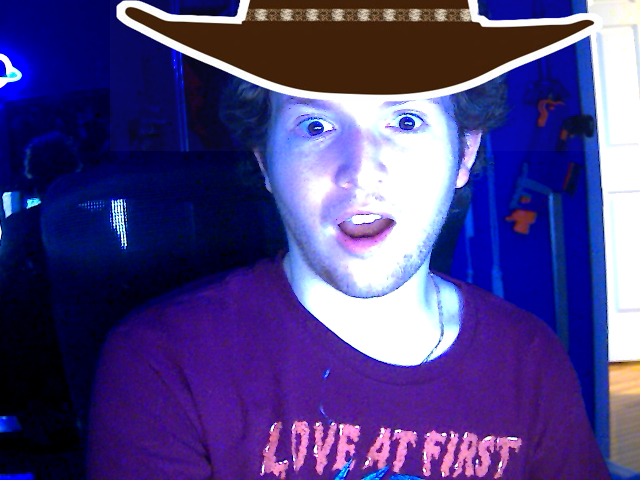
#> input picture Pictures/feed.png, 640 x 480 px
$ python -i cowboyHat.py   (imports and definitions only)
#> lines starting #> are read from the running program, lines starting #| are printed output that depends on the picture; after the words box and inside, x2 and y2 are one past the last pixel; in counts of white or black regions, pixels touching at a corner belong together
import cv2
import numpy as np
from PIL import Image

def faceDetect():
    faceCascade = cv2.CascadeClassifier('Pictures/haarcascade_frontalface_default.xml')
    img = cv2.imread('Pictures/feed.png')
#> img is the input picture: shape (480, 640, 3); mean B, G, R 130.1, 63.5, 75.9
    imgGray = cv2.cvtColor(img,cv2.COLOR_BGR2GRAY)
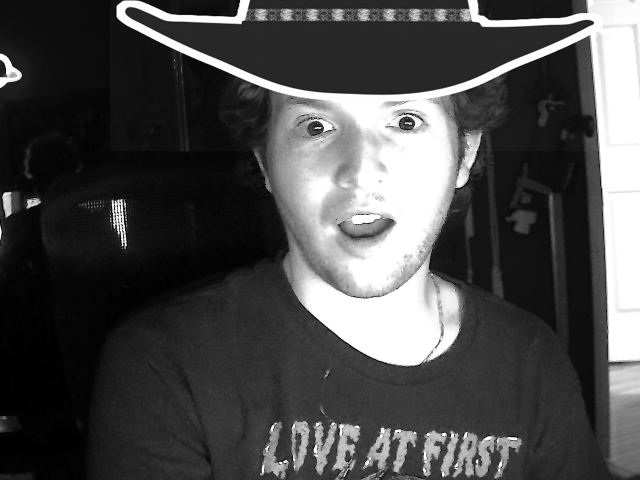
#> imgGray: shape (480, 640); min 0, max 255, mean 74.8
    try:
        faces = faceCascade.detectMultiScale(imgGray,1.5,4)
#> faces = [[228, 21, 273, 273]]
        for (x,y,w,h) in faces:
            cv2.rectangle(img,(x,y),(x+w,y+h),(255,0,0),2)
#> this loop made 1 pass
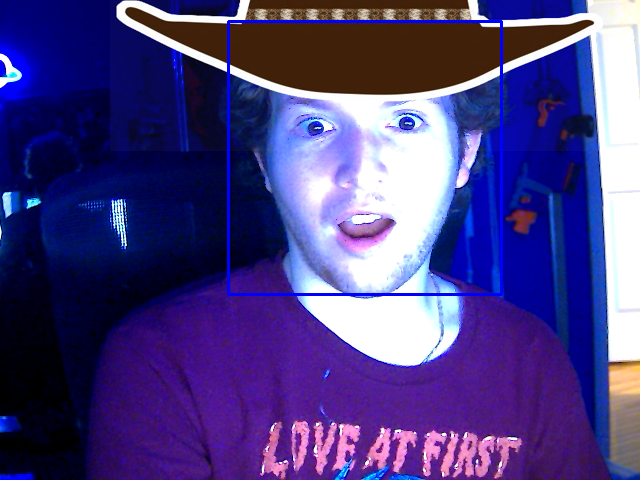
#> img: shape (480, 640, 3); 1.07% of pixels changed, all inside (x1, y1, x2, y2) = (227, 20, 503, 296)

    #the following returns the X and Y values which we will use to place the hat on the figure (Stored in a Numpy Array)
        fx = faces [0,0]
#> fx = 228
        fy = faces [0,1]
#> fy = 21
        return [fx, fy]
    except TypeError:
        #this will only run if there is no face found with OpenCV
        print("ERROR: FACE NOT FOUND")
        return [1000,1000]


def addCowboyHat():
    # Opening the primary image (used in background)
    headVals = faceDetect()
#> headVals = [228, 21]
    img1 = Image.open(r"Pictures/feed.png")

    #We must now tweak headVals
    headVals[0] -= 115
    headVals[1] -= 170

    # Opening the secondary image (overlay image)
    img2 = Image.open(r"Pictures/Cowboy-hat.jpg")
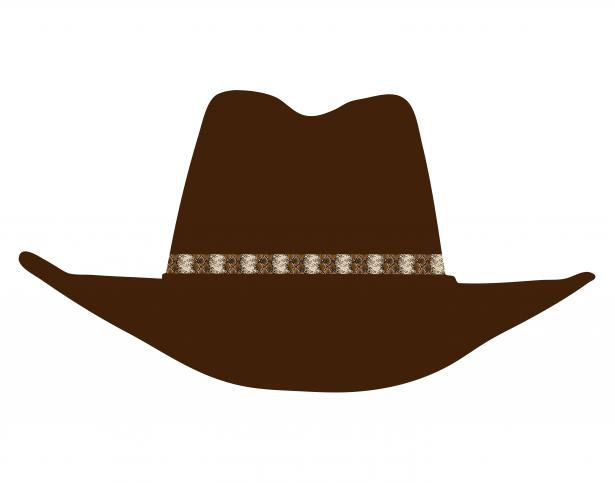
#> input picture Pictures/Cowboy-hat.jpg, 615 x 483 px
#> img2 is the input picture: PIL image 615x483 RGB; mean R, G, B 201.1, 192.1, 185.4
    img2 = img2.resize((500,300))
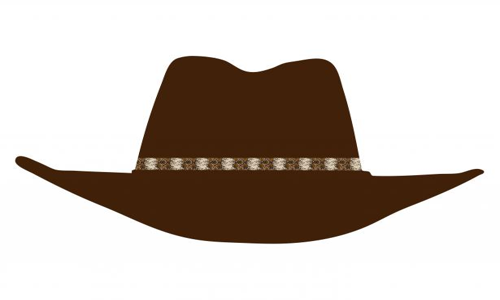
#> img2: PIL image 500x300 RGB; mean R, G, B 201.1, 192.1, 185.4
    transpColor = Image.open(r"Pictures/Cowboy-hat-mask.jpg")
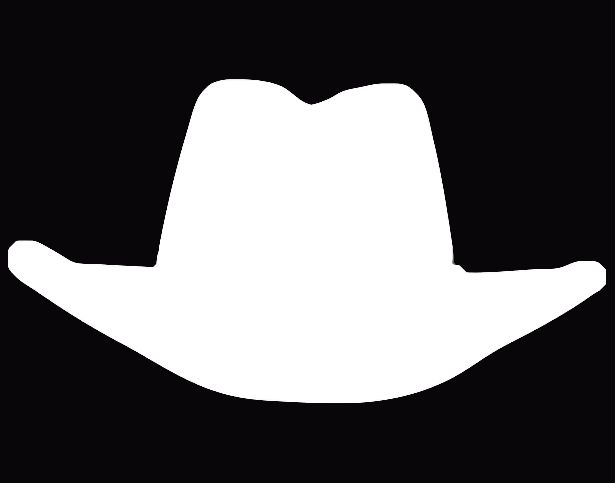
#> input picture Pictures/Cowboy-hat-mask.jpg, 615 x 483 px
#> transpColor is the input picture: PIL image 615x483 RGB; mean R, G, B 94.5, 93.2, 95.2
    transpColor = transpColor.resize((500,300))
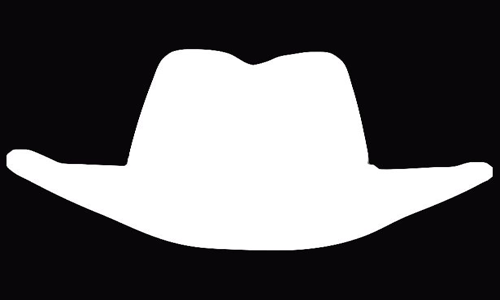
#> transpColor: PIL image 500x300 RGB; mean R, G, B 94.5, 93.2, 95.2

    #then you mast add the alpha channel
    transpColor = transpColor.convert('L')  # greyscale
#> transpColor: PIL image 500x300 L
    img2.putalpha(transpColor)
#> img2: PIL image 500x300 RGBA

    # Pasting img2 image on top of img1
    img1.paste(img2, headVals, mask = transpColor)

    img1.save(r"Pictures/feed.png")
    return 0

# [114 lines left out: functions addBandana, addAltCowboyHat, addMustache, addCigar, not called in this run]

# [6 lines of commented-out code are left out]

>>> result = addCowboyHat()
